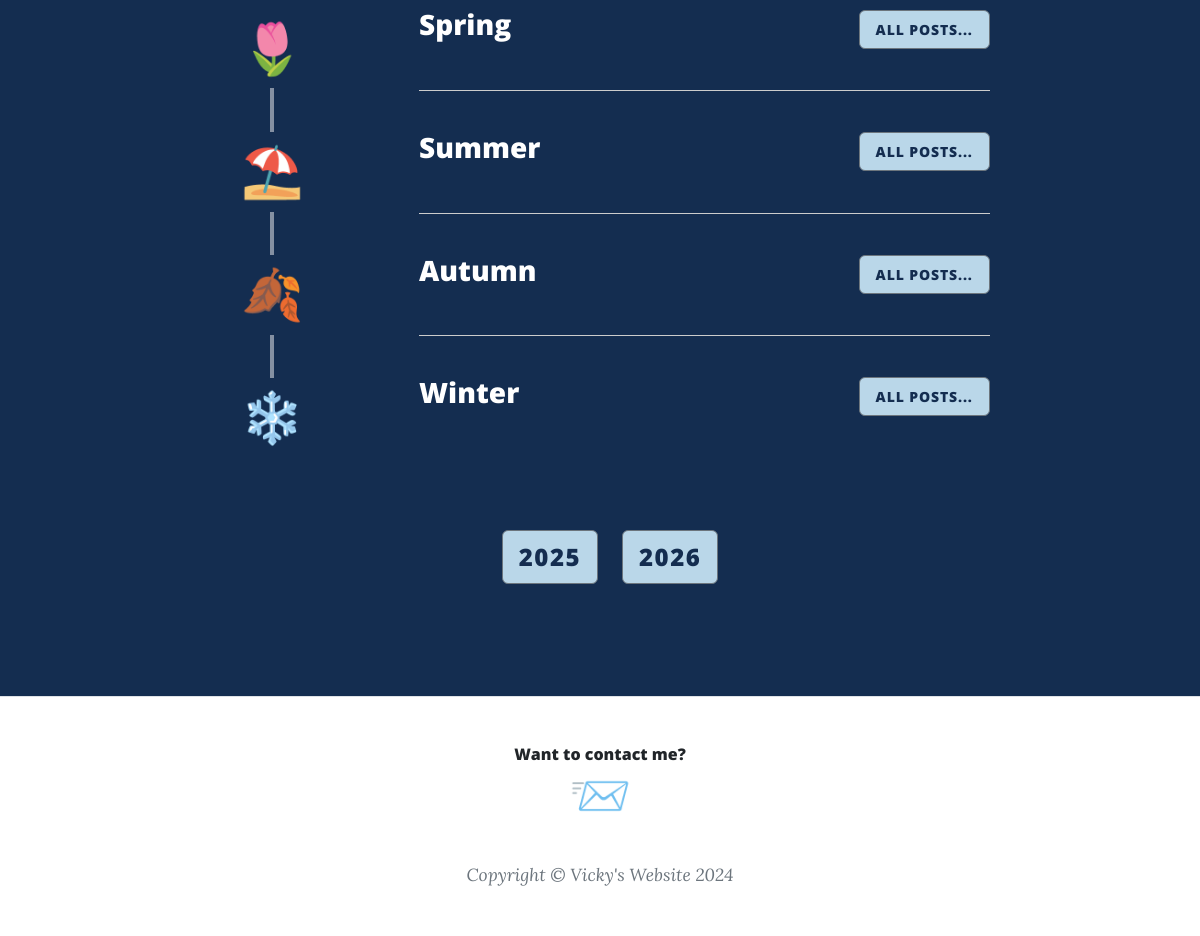
The page /year_posts/sparkle/2024 (lower part) on the database as committed earlier.
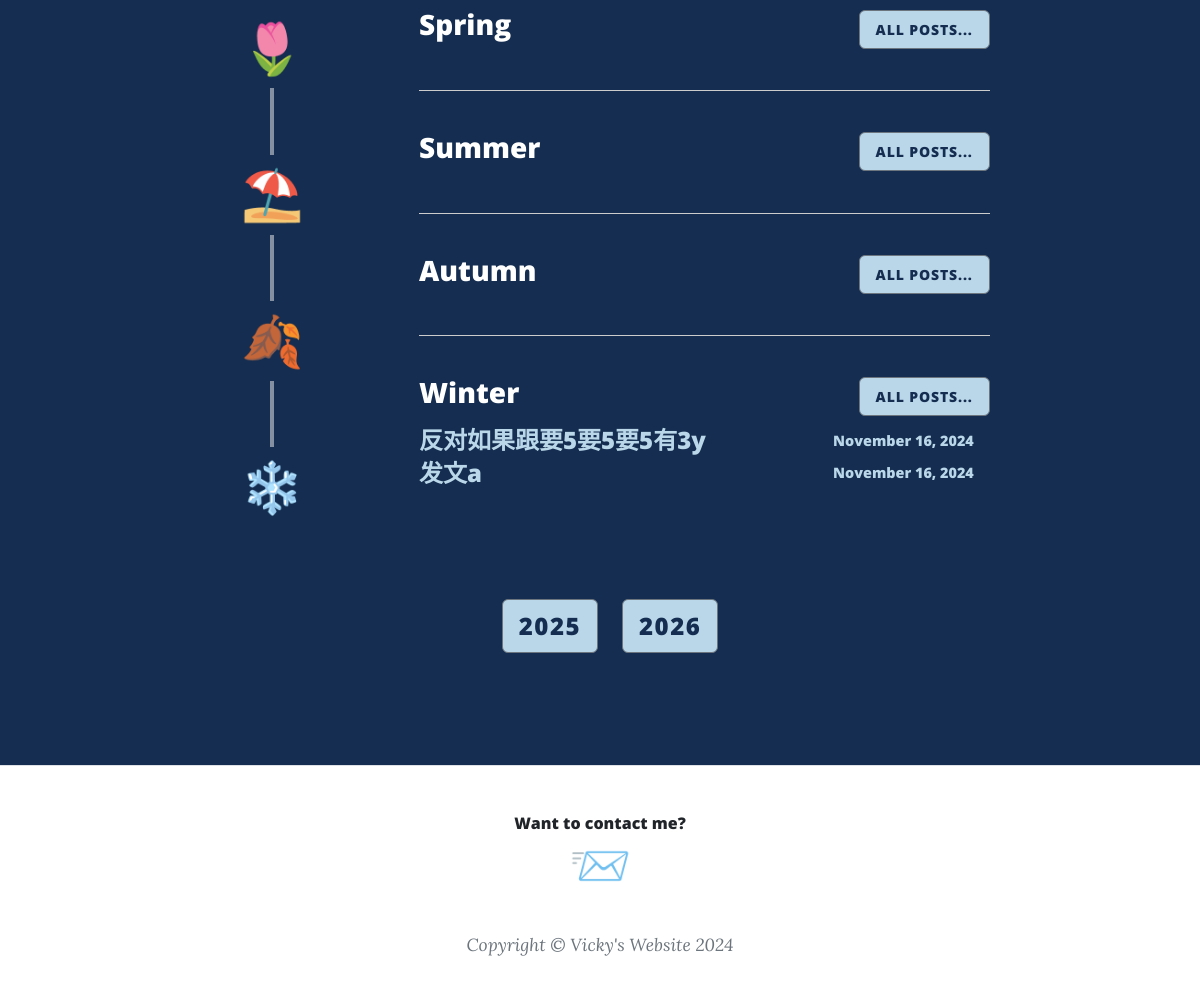
The same page on the database as committed later.
### app.py (models this page shows)
class BlogPost(db.Model):
    __tablename__ = "blog_posts"
    id: Mapped[int] = mapped_column(Integer, primary_key=True)
    author_id: Mapped[int] = mapped_column(Integer, db.ForeignKey("users.id"))
    author = relationship("User", back_populates="blog_posts")
    title: Mapped[str] = mapped_column(String(250), unique=True, nullable=False)
    date: Mapped[str] = mapped_column(String(250), nullable=False)
    body: Mapped[str] = mapped_column(Text, nullable=False)
    img_url: Mapped[str] = mapped_column(String(250), nullable=True)
    category: Mapped[str] = mapped_column(String(250), nullable=False)
    sub_category: Mapped[str] = mapped_column(String(250))
    comments = relationship("Comment", back_populates="parent_blog_post")

### app.py (the view)
@app.route('/year_posts/<category>/<year>', methods=["GET", "POST"])
def get_year_posts(category, year):
    condition = '%'+ year
    all_posts = db.session.execute(db.select(BlogPost).where(BlogPost.date.like(condition))).scalars().all()
    spring = select_posts(posts=all_posts, category='sparkle', sub_category='spring')[::-1]
    summer = select_posts(posts=all_posts, category='sparkle', sub_category='summer')[::-1]
    winter = select_posts(posts=all_posts, category='sparkle', sub_category='winter')[::-1]
    autumn = select_posts(posts=all_posts, category='sparkle', sub_category='autumn')[::-1]
    crochet = select_posts(posts=all_posts, category='hobby', sub_category='crochet')[::-1]
    sewing = select_posts(posts=all_posts, category='hobby', sub_category='sewing')[::-1]
    sashiko = select_posts(posts=all_posts, category='hobby', sub_category='sashiko')[::-1]
    books = select_posts(posts=all_posts, category='self-explore', sub_category='books')[::-1]
    courses = select_posts(posts=all_posts, category='self-explore', sub_category='courses')[::-1]
    professional = select_posts(posts=all_posts, category='self-explore', sub_category='professional')[::-1]
    all_plans = db.session.execute(db.select(PlanPost)).scalars().all()
    january = select_plans(plans=all_plans, month='january')[::-1]
    february = select_plans(plans=all_plans, month='february')[::-1]
    march = select_plans(plans=all_plans, month='march')[::-1]
    april = select_plans(plans=all_plans, month='april')[::-1]
    may = select_plans(plans=all_plans, month='may')[::-1]
    june = select_plans(plans=all_plans, month='june')[::-1]
    july = select_plans(plans=all_plans, month='july')[::-1]
    august = select_plans(plans=all_plans, month='august')[::-1]
    september = select_plans(plans=all_plans, month='september')[::-1]
    october = select_plans(plans=all_plans, month='october')[::-1]
    november = select_plans(plans=all_plans, month='november')[::-1]
    december = select_plans(plans=all_plans, month='december')[::-1]
    return render_template("year-posts.html", spring=spring,summer=summer,winter=winter,autumn=autumn,crochet=crochet,sewing=sewing,sashiko=sashiko, books=books, courses=courses,professional=professional, january = january,february = february,march = march,april = april,may = may,june = june,july = july,august = august,september = september,october = october,november = november,december = december,category=category.capitalize(), year=year,logged_in=current_user.is_authenticated)

### app.py (called while the page is built)
def select_posts(posts, category, sub_category):
    filtered_posts = []
    if posts != None:
        for post in posts:
            if post.category == category and post.sub_category == sub_category:
                filtered_posts.append(post)
    return filtered_posts

def select_plans(plans, month):
    filtered_plans = []
    if plans != None:
        for plan in plans:
            if month in plan.month:
                filtered_plans.append(plan)
    return filtered_plans

### templates/year-posts.html (shortened to what this page needs)
{% include "header.html" %}
{% if category == 'Sparkle' %}
<div
class="masthead section1"
style="background-color: rgb(20,45,80);"
>
<div class="section_container  px-4 px-lg-5">
  <div class="section_container ">
    <div class="timeline">
        <div class="timeline-item">
            <div class="icon icon1">🌷</i></div>
        </div>
        <div class="timeline-item">
            <div class="icon icon1">⛱️</div>
        </div>
        <div class="timeline-item">
            <div class="icon icon1">🍂</div>
        </div>
        <div class="timeline-item">
            <div class="icon icon1">❄️</div>
        </div>
    </div>
    <div class="content">
      <div class="season">
        <div class="d-flex justify-content-between align-items-center mb-2">
            <h3>Spring</h3>
            <a class="btn btn-secondary text-uppercase" style="color:rgb(20,45,80); background-color:rgb(186, 215, 233)" href="{{ url_for('get_select_posts', category='sparkle', sub_category='spring', logo='🌷')}}">All Posts...</a>
        </div>
      </div>
      <hr>
      <div class="season">
        <div class="d-flex justify-content-between align-items-center mb-2">
            <h3>Summer</h3>
            <a class="btn btn-secondary text-uppercase" style="color:rgb(20,45,80); background-color:rgb(186, 215, 233)" href="{{ url_for('get_select_posts', category='sparkle', sub_category='summer', logo='⛱️')}}">All Posts...</a>
        </div>
      </div>
      <hr>
      <div class="season">
        <div class="d-flex justify-content-between align-items-center mb-2">
            <h3>Autumn</h3>
            <a class="btn btn-secondary text-uppercase" style="color:rgb(20,45,80); background-color:rgb(186, 215, 233)" href="{{ url_for('get_select_posts', category='sparkle', sub_category='autumn', logo='🍂')}}">All Posts...</a>
        </div>
      </div>
      <hr>
      <div class="season">
        <div class="d-flex justify-content-between align-items-center mb-2">
            <h3>Winter</h3>
            <a class="btn btn-secondary text-uppercase" style="color:rgb(20,45,80); background-color:rgb(186, 215, 233)" href="{{ url_for('get_select_posts', category='sparkle', sub_category='winter', logo='❄️')}}">All Posts...</a>
        </div>
        {% for post in winter %}
          <div class="d-flex justify-content-between align-items-center mb-1">
              <a href="{{ url_for('show_post', post_id=post.id) }}" class="text-decoration-none" style="color:rgb(186, 215, 233); font-size:1rem;  ">
                  <h4 class="mb-0">{{ post.title }}</h4>
              </a>
              <div class="d-flex align-items-center">
                  <h5 class="mb-0 me-3" style="color:rgb(186, 215, 233); font-size:0.9rem;  "> {{ post.date }}</h5>
              </div>
          </div>
        {% endfor %}
      </div>
    </div>
  </div>
</div>
<div class="container" style="padding:2rem; justify-items:center;">
  <div class="row">
    {% if year != '2025' %}
    <div class="col-6"><a class="btn btn-secondary text-uppercase" style="color:rgb(20,45,80); background-color:rgb(186, 215, 233); font-size:1.5rem;" href="{{ url_for('get_year_posts', category='sparkle', year='2025')}}">2025</a> </div>
    {% endif %}
    {% if year != '2026' %}
    <div class="col-6"><a class="btn btn-secondary text-uppercase" style="color:rgb(20,45,80); background-color:rgb(186, 215, 233); font-size:1.5rem;" href="{{ url_for('get_year_posts', category='sparkle', year='2026')}}">2026</a> </div>
    {% endif %}
  </div>
  </div>
</div>
{% endif %}
{% include "footer.html" %}

### templates/header.html (shortened to what this page needs)
<!DOCTYPE html>
<html lang="en">
  <head>
    {% block styles %}
    {{ bootstrap.load_css() }}
    <link
      href="{{ url_for('static', filename='css/styles.css') }}"
      rel="stylesheet"
    />
    {% endblock %}
  </head>
  <body>
  </body>
</html>

### templates/footer.html (shortened to what this page needs)
        <footer class="border-top">
          <div class="container py-8 px-4 px-lg-5">
              <div class="row gx-4 gx-lg-5 justify-content-center">
                  <div class="col-md-10 col-lg-8 col-xl-7">
                    <h6 class="text-center">Want to contact me?<a href="{{ url_for('contact') }}"><h2>📨</h2></a></h6> <br>
                    <div class="small text-center text-muted fst-italic">Copyright &copy; Vicky's Website 2024</div>
                  </div>
              </div>
          </div>
      </footer>
  </body>
</html>

### templates/header.html (style rules this page uses)
*, *::before, *::after { box-sizing: border-box; }
.container { width: 100%; margin: 0 auto; padding: 0; }
body, html { margin: 0; padding: 0; overflow-x: hidden; }
.section1, .section2, .section3, .section4 { padding-left: 10%; padding-right: 100px; padding-top: 100px; padding-bottom: 80px; }
.content { padding-left: 0; padding-right: 10%; }
.section_container { display: flex; width: 100%; padding: 20px; box-sizing: border-box; }
.timeline { flex: 0 0 20%; position: relative; display: flex; flex-direction: column; justify-content: space-between; align-items: center; margin-right: 5%; }
.timeline::before { content: ''; position: absolute; top: 0; left: 50%; width: 4px; height: 100%; background-color:rgba(244,244, 244, 0.5); transform: translateX(-50%); }
.timeline-item { position: relative; display: flex; justify-content: center; align-items: center; }
.icon { border: none; width: 80px; height: 80px; display: flex; justify-content: center; align-items: center; font-size: 50px; z-index: 1; }
.icon1 { background-color: rgb(20,45,80); }
.content { flex: 0 0 80%; padding-left: 20px; }
.season { margin-bottom: 40px; }
hr { border: none; border-top: 1px solid #ccc; margin: 40px 0; }
.section1 h3, .section1 h2, .section1 p, .section1 span { color: white; }
h2 { font-size: 50px; }

Rows that differ between the two databases and show on the page:
added BlogPost: title "反对如果跟要5要5要5有3y", date "November 16, 2024"
added BlogPost: title "发文a", date "November 16, 2024"
